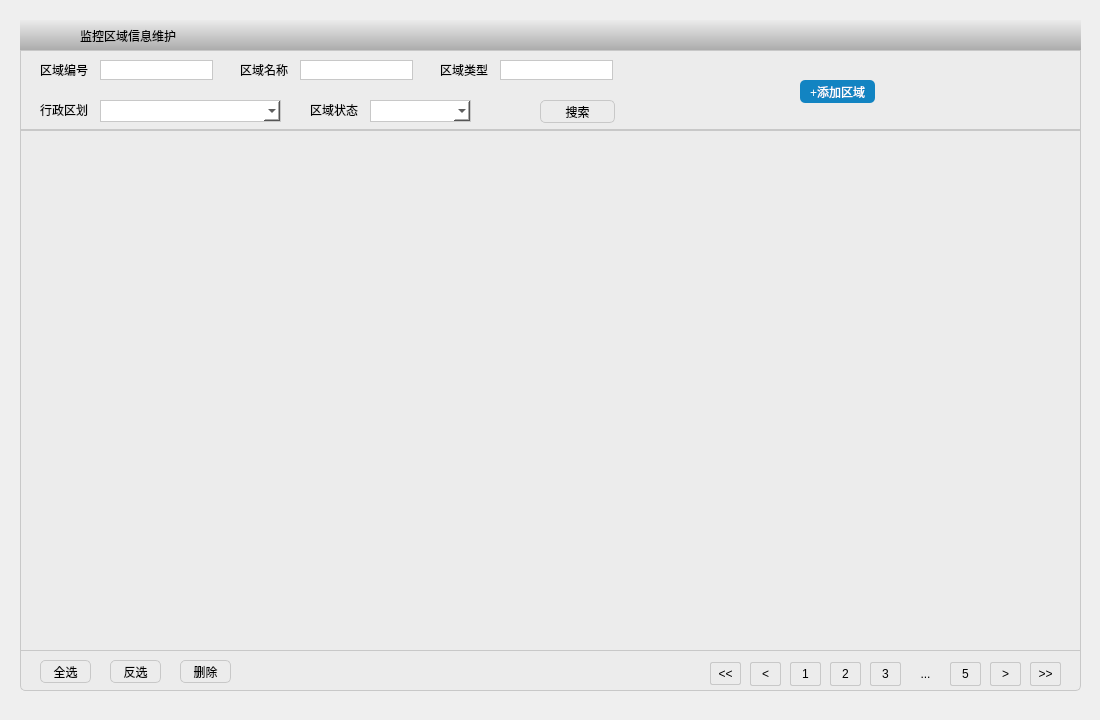
<?xml version="1.0" encoding="UTF-8"?>
<ui version="4.0">
 <class>MonitorAreaMaintain</class>
 <widget class="QWidget" name="MonitorAreaMaintain">
  <property name="geometry">
   <rect>
    <x>0</x>
    <y>0</y>
    <width>1100</width>
    <height>720</height>
   </rect>
  </property>
  <property name="windowTitle">
   <string>Form</string>
  </property>
  <widget class="QWidget" name="titleWidget" native="true">
   <property name="geometry">
    <rect>
     <x>20</x>
     <y>20</y>
     <width>1061</width>
     <height>31</height>
    </rect>
   </property>
   <property name="styleSheet">
    <string notr="true">border-radius:0px;
background-color: qlineargradient(spread:pad, x1:0, y1:0, x2:0, y2:1, stop:0 rgba(235, 235, 235, 255), stop:1 rgba(170, 170, 170, 255));</string>
   </property>
   <widget class="QLabel" name="titlePicLabel">
    <property name="geometry">
     <rect>
      <x>20</x>
      <y>0</y>
      <width>31</width>
      <height>31</height>
     </rect>
    </property>
    <property name="text">
     <string/>
    </property>
    <property name="pixmap">
     <pixmap resource="../Resouce.qrc">:/images/监控区域信息维护图标.png</pixmap>
    </property>
   </widget>
   <widget class="QLabel" name="titleNameLabel">
    <property name="geometry">
     <rect>
      <x>60</x>
      <y>0</y>
      <width>101</width>
      <height>31</height>
     </rect>
    </property>
    <property name="text">
     <string>监控区域信息维护</string>
    </property>
   </widget>
  </widget>
  <widget class="QWidget" name="areaButWidget" native="true">
   <property name="geometry">
    <rect>
     <x>20</x>
     <y>650</y>
     <width>1061</width>
     <height>41</height>
    </rect>
   </property>
   <property name="styleSheet">
    <string notr="true">border:1px solid rgb(200,200,200);
border-bottom-left-radius:5px;
border-bottom-right-radius:5px;
background-color:rgb(236,236,236);</string>
   </property>
   <widget class="QPushButton" name="allSelPushButton">
    <property name="geometry">
     <rect>
      <x>20</x>
      <y>10</y>
      <width>51</width>
      <height>23</height>
     </rect>
    </property>
    <property name="styleSheet">
     <string notr="true">border-radius:5px;</string>
    </property>
    <property name="text">
     <string>全选</string>
    </property>
    <property name="checkable">
     <bool>false</bool>
    </property>
   </widget>
   <widget class="QPushButton" name="allClePushButton">
    <property name="geometry">
     <rect>
      <x>90</x>
      <y>10</y>
      <width>51</width>
      <height>23</height>
     </rect>
    </property>
    <property name="styleSheet">
     <string notr="true">border-radius:5px;</string>
    </property>
    <property name="text">
     <string>反选</string>
    </property>
    <property name="checkable">
     <bool>false</bool>
    </property>
   </widget>
   <widget class="QPushButton" name="deletePushButton">
    <property name="geometry">
     <rect>
      <x>160</x>
      <y>10</y>
      <width>51</width>
      <height>23</height>
     </rect>
    </property>
    <property name="styleSheet">
     <string notr="true">border-radius:5px;</string>
    </property>
    <property name="text">
     <string>删除</string>
    </property>
    <property name="checkable">
     <bool>false</bool>
    </property>
   </widget>
  </widget>
  <widget class="QWidget" name="areaConWidget" native="true">
   <property name="geometry">
    <rect>
     <x>20</x>
     <y>50</y>
     <width>1061</width>
     <height>80</height>
    </rect>
   </property>
   <property name="styleSheet">
    <string notr="true">border:1px solid rgb(200,200,200);
border-radius:0px;
background-color:rgb(236,236,236);</string>
   </property>
   <widget class="QPushButton" name="addPushButton">
    <property name="geometry">
     <rect>
      <x>780</x>
      <y>30</y>
      <width>75</width>
      <height>23</height>
     </rect>
    </property>
    <property name="styleSheet">
     <string notr="true">color:rgb(255,255,255);
border:1px;
border-radius:5px;
background-color:rgb(18,132,194);</string>
    </property>
    <property name="text">
     <string>+添加区域</string>
    </property>
   </widget>
   <widget class="QLabel" name="numberLabel">
    <property name="geometry">
     <rect>
      <x>20</x>
      <y>10</y>
      <width>54</width>
      <height>20</height>
     </rect>
    </property>
    <property name="styleSheet">
     <string notr="true">border:none; 
border-radius:0px;</string>
    </property>
    <property name="text">
     <string>区域编号</string>
    </property>
   </widget>
   <widget class="QLineEdit" name="numberLineEdit">
    <property name="geometry">
     <rect>
      <x>80</x>
      <y>10</y>
      <width>113</width>
      <height>20</height>
     </rect>
    </property>
    <property name="styleSheet">
     <string notr="true">border-radius:0px;
background-color:rgb(255,255,255);</string>
    </property>
   </widget>
   <widget class="QLabel" name="nameLabel">
    <property name="geometry">
     <rect>
      <x>220</x>
      <y>10</y>
      <width>54</width>
      <height>20</height>
     </rect>
    </property>
    <property name="styleSheet">
     <string notr="true">border:none; 
border-radius:0px;</string>
    </property>
    <property name="text">
     <string>区域名称</string>
    </property>
   </widget>
   <widget class="QLineEdit" name="nameLineEdit">
    <property name="geometry">
     <rect>
      <x>280</x>
      <y>10</y>
      <width>113</width>
      <height>20</height>
     </rect>
    </property>
    <property name="styleSheet">
     <string notr="true">border-radius:0px;
background-color:rgb(255,255,255);</string>
    </property>
   </widget>
   <widget class="QLabel" name="typeLabel">
    <property name="geometry">
     <rect>
      <x>420</x>
      <y>10</y>
      <width>54</width>
      <height>20</height>
     </rect>
    </property>
    <property name="styleSheet">
     <string notr="true">border:none; 
border-radius:0px;</string>
    </property>
    <property name="text">
     <string>区域类型</string>
    </property>
   </widget>
   <widget class="QLineEdit" name="typeLlineEdit">
    <property name="geometry">
     <rect>
      <x>480</x>
      <y>10</y>
      <width>113</width>
      <height>20</height>
     </rect>
    </property>
    <property name="styleSheet">
     <string notr="true">border-radius:0px;
background-color:rgb(255,255,255);</string>
    </property>
   </widget>
   <widget class="QLabel" name="areaLabel">
    <property name="geometry">
     <rect>
      <x>20</x>
      <y>50</y>
      <width>54</width>
      <height>20</height>
     </rect>
    </property>
    <property name="styleSheet">
     <string notr="true">border:none; 
border-radius:0px;</string>
    </property>
    <property name="text">
     <string>行政区划</string>
    </property>
   </widget>
   <widget class="QComboBox" name="areaComboBox">
    <property name="geometry">
     <rect>
      <x>80</x>
      <y>50</y>
      <width>181</width>
      <height>22</height>
     </rect>
    </property>
    <property name="styleSheet">
     <string notr="true">border-radius:0px;
background-color:rgb(255,255,255);</string>
    </property>
   </widget>
   <widget class="QLabel" name="statusLabel">
    <property name="geometry">
     <rect>
      <x>290</x>
      <y>50</y>
      <width>54</width>
      <height>20</height>
     </rect>
    </property>
    <property name="styleSheet">
     <string notr="true">border:none; 
border-radius:0px;</string>
    </property>
    <property name="text">
     <string>区域状态</string>
    </property>
   </widget>
   <widget class="QComboBox" name="statusComboBox">
    <property name="geometry">
     <rect>
      <x>350</x>
      <y>50</y>
      <width>101</width>
      <height>22</height>
     </rect>
    </property>
    <property name="styleSheet">
     <string notr="true">border-radius:0px;
background-color:rgb(255,255,255);</string>
    </property>
   </widget>
   <widget class="QPushButton" name="searchPushButton">
    <property name="geometry">
     <rect>
      <x>520</x>
      <y>50</y>
      <width>75</width>
      <height>23</height>
     </rect>
    </property>
    <property name="styleSheet">
     <string notr="true">border-radius:5px;</string>
    </property>
    <property name="text">
     <string>搜索</string>
    </property>
   </widget>
  </widget>
  <widget class="QTableWidget" name="tableWidget">
   <property name="geometry">
    <rect>
     <x>20</x>
     <y>130</y>
     <width>1061</width>
     <height>521</height>
    </rect>
   </property>
   <property name="styleSheet">
    <string notr="true">border:1px solid rgb(200,200,200);
border-radius:0px;
background-color:rgb(236,236,236);</string>
   </property>
   <property name="rowCount">
    <number>0</number>
   </property>
   <property name="columnCount">
    <number>0</number>
   </property>
   <attribute name="verticalHeaderStretchLastSection">
    <bool>false</bool>
   </attribute>
  </widget>
  <widget class="QWidget" name="buttonWidget" native="true">
   <property name="geometry">
    <rect>
     <x>710</x>
     <y>652</y>
     <width>361</width>
     <height>38</height>
    </rect>
   </property>
   <property name="styleSheet">
    <string notr="true">border:none;
border-radius:0px;
background-color:rgb(236,236,236);</string>
   </property>
   <widget class="QPushButton" name="startPushButton">
    <property name="geometry">
     <rect>
      <x>0</x>
      <y>10</y>
      <width>31</width>
      <height>23</height>
     </rect>
    </property>
    <property name="minimumSize">
     <size>
      <width>31</width>
      <height>23</height>
     </size>
    </property>
    <property name="styleSheet">
     <string notr="true">border:1px solid rgb(200,200,200);
border-radius:2px;</string>
    </property>
    <property name="text">
     <string>&lt;&lt;</string>
    </property>
   </widget>
   <widget class="QPushButton" name="frontPushButton">
    <property name="geometry">
     <rect>
      <x>40</x>
      <y>10</y>
      <width>31</width>
      <height>24</height>
     </rect>
    </property>
    <property name="minimumSize">
     <size>
      <width>31</width>
      <height>23</height>
     </size>
    </property>
    <property name="styleSheet">
     <string notr="true">border:1px solid rgb(200,200,200);
border-radius:2px;</string>
    </property>
    <property name="text">
     <string>&lt;</string>
    </property>
   </widget>
   <widget class="QPushButton" name="oneButton">
    <property name="geometry">
     <rect>
      <x>80</x>
      <y>10</y>
      <width>31</width>
      <height>24</height>
     </rect>
    </property>
    <property name="minimumSize">
     <size>
      <width>31</width>
      <height>23</height>
     </size>
    </property>
    <property name="styleSheet">
     <string notr="true">border:1px solid rgb(200,200,200);
border-radius:2px;</string>
    </property>
    <property name="text">
     <string>1</string>
    </property>
   </widget>
   <widget class="QPushButton" name="twoButton">
    <property name="geometry">
     <rect>
      <x>120</x>
      <y>10</y>
      <width>31</width>
      <height>24</height>
     </rect>
    </property>
    <property name="minimumSize">
     <size>
      <width>31</width>
      <height>23</height>
     </size>
    </property>
    <property name="styleSheet">
     <string notr="true">border:1px solid rgb(200,200,200);
border-radius:2px;</string>
    </property>
    <property name="text">
     <string>2</string>
    </property>
   </widget>
   <widget class="QPushButton" name="threeButton">
    <property name="geometry">
     <rect>
      <x>160</x>
      <y>10</y>
      <width>31</width>
      <height>24</height>
     </rect>
    </property>
    <property name="minimumSize">
     <size>
      <width>31</width>
      <height>23</height>
     </size>
    </property>
    <property name="styleSheet">
     <string notr="true">border:1px solid rgb(200,200,200);
border-radius:2px;</string>
    </property>
    <property name="text">
     <string>3</string>
    </property>
   </widget>
   <widget class="QLabel" name="buttonLabel">
    <property name="geometry">
     <rect>
      <x>200</x>
      <y>10</y>
      <width>31</width>
      <height>24</height>
     </rect>
    </property>
    <property name="minimumSize">
     <size>
      <width>31</width>
      <height>23</height>
     </size>
    </property>
    <property name="styleSheet">
     <string notr="true">border:none;
border-radius:0px;</string>
    </property>
    <property name="text">
     <string>...</string>
    </property>
    <property name="alignment">
     <set>Qt::AlignCenter</set>
    </property>
   </widget>
   <widget class="QPushButton" name="fiveButton">
    <property name="geometry">
     <rect>
      <x>240</x>
      <y>10</y>
      <width>31</width>
      <height>24</height>
     </rect>
    </property>
    <property name="minimumSize">
     <size>
      <width>31</width>
      <height>23</height>
     </size>
    </property>
    <property name="styleSheet">
     <string notr="true">border:1px solid rgb(200,200,200);
border-radius:2px;</string>
    </property>
    <property name="text">
     <string>5</string>
    </property>
   </widget>
   <widget class="QPushButton" name="nextPushButton">
    <property name="geometry">
     <rect>
      <x>280</x>
      <y>10</y>
      <width>31</width>
      <height>24</height>
     </rect>
    </property>
    <property name="minimumSize">
     <size>
      <width>31</width>
      <height>23</height>
     </size>
    </property>
    <property name="styleSheet">
     <string notr="true">border:1px solid rgb(200,200,200);
border-radius:2px;</string>
    </property>
    <property name="text">
     <string>&gt;</string>
    </property>
   </widget>
   <widget class="QPushButton" name="endPushButton">
    <property name="geometry">
     <rect>
      <x>320</x>
      <y>10</y>
      <width>31</width>
      <height>24</height>
     </rect>
    </property>
    <property name="minimumSize">
     <size>
      <width>31</width>
      <height>23</height>
     </size>
    </property>
    <property name="styleSheet">
     <string notr="true">border:1px solid rgb(200,200,200);
border-radius:2px;</string>
    </property>
    <property name="text">
     <string>&gt;&gt;</string>
    </property>
   </widget>
  </widget>
  <zorder>titleWidget</zorder>
  <zorder>areaButWidget</zorder>
  <zorder>tableWidget</zorder>
  <zorder>areaConWidget</zorder>
  <zorder>tableWidget</zorder>
  <zorder>buttonWidget</zorder>
 </widget>
 <resources>
  <include location="../Resouce.qrc"/>
 </resources>
 <connections/>
</ui>
